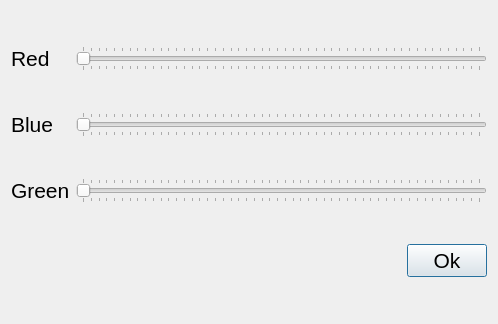
<?xml version="1.0" encoding="UTF-8"?>
<ui version="4.0">
 <class>color_brightness_changer</class>
 <widget class="QDialog" name="color_brightness_changer">
  <property name="geometry">
   <rect>
    <x>0</x>
    <y>0</y>
    <width>498</width>
    <height>324</height>
   </rect>
  </property>
  <property name="maximumSize">
   <size>
    <width>498</width>
    <height>16777215</height>
   </size>
  </property>
  <property name="windowTitle">
   <string>LED brightness changer</string>
  </property>
  <property name="windowIcon">
   <iconset resource="resources.qrc">
    <normaloff>:/color_changer_icon.png</normaloff>:/color_changer_icon.png</iconset>
  </property>
  <layout class="QGridLayout" name="gridLayout">
   <item row="2" column="1">
    <widget class="QSlider" name="blue_slider">
     <property name="maximum">
      <number>255</number>
     </property>
     <property name="orientation">
      <enum>Qt::Horizontal</enum>
     </property>
     <property name="tickPosition">
      <enum>QSlider::TicksBothSides</enum>
     </property>
     <property name="tickInterval">
      <number>5</number>
     </property>
    </widget>
   </item>
   <item row="1" column="0">
    <widget class="QLabel" name="label">
     <property name="font">
      <font>
       <pointsize>16</pointsize>
      </font>
     </property>
     <property name="text">
      <string>Red</string>
     </property>
    </widget>
   </item>
   <item row="3" column="1">
    <widget class="QSlider" name="green_slider">
     <property name="maximum">
      <number>255</number>
     </property>
     <property name="orientation">
      <enum>Qt::Horizontal</enum>
     </property>
     <property name="tickPosition">
      <enum>QSlider::TicksBothSides</enum>
     </property>
     <property name="tickInterval">
      <number>5</number>
     </property>
    </widget>
   </item>
   <item row="3" column="0">
    <widget class="QLabel" name="label_2">
     <property name="font">
      <font>
       <pointsize>16</pointsize>
      </font>
     </property>
     <property name="text">
      <string>Green</string>
     </property>
    </widget>
   </item>
   <item row="2" column="0">
    <widget class="QLabel" name="label_3">
     <property name="font">
      <font>
       <pointsize>16</pointsize>
      </font>
     </property>
     <property name="text">
      <string>Blue</string>
     </property>
    </widget>
   </item>
   <item row="1" column="1">
    <widget class="QSlider" name="red_slider">
     <property name="maximum">
      <number>255</number>
     </property>
     <property name="orientation">
      <enum>Qt::Horizontal</enum>
     </property>
     <property name="tickPosition">
      <enum>QSlider::TicksBothSides</enum>
     </property>
     <property name="tickInterval">
      <number>5</number>
     </property>
    </widget>
   </item>
   <item row="4" column="1" alignment="Qt::AlignRight">
    <widget class="QPushButton" name="pushButton">
     <property name="font">
      <font>
       <pointsize>16</pointsize>
      </font>
     </property>
     <property name="text">
      <string>Ok</string>
     </property>
    </widget>
   </item>
  </layout>
 </widget>
 <tabstops>
  <tabstop>red_slider</tabstop>
  <tabstop>blue_slider</tabstop>
  <tabstop>green_slider</tabstop>
  <tabstop>pushButton</tabstop>
 </tabstops>
 <resources>
  <include location="resources.qrc"/>
 </resources>
 <connections>
  <connection>
   <sender>pushButton</sender>
   <signal>clicked()</signal>
   <receiver>color_brightness_changer</receiver>
   <slot>accept()</slot>
   <hints>
    <hint type="sourcelabel">
     <x>417</x>
     <y>269</y>
    </hint>
    <hint type="destinationlabel">
     <x>303</x>
     <y>307</y>
    </hint>
   </hints>
  </connection>
 </connections>
</ui>
